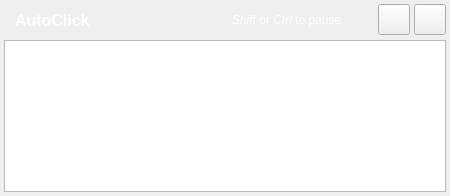
<?xml version="1.0" encoding="UTF-8"?>
<ui version="4.0">
 <class>MainWindow</class>
 <widget class="QMainWindow" name="MainWindow">
  <property name="geometry">
   <rect>
    <x>0</x>
    <y>0</y>
    <width>450</width>
    <height>196</height>
   </rect>
  </property>
  <property name="sizePolicy">
   <sizepolicy hsizetype="Expanding" vsizetype="Preferred">
    <horstretch>0</horstretch>
    <verstretch>0</verstretch>
   </sizepolicy>
  </property>
  <property name="windowIcon">
   <iconset resource="icons.qrc">
    <normaloff>:/icons/mouse-cursor.png</normaloff>:/icons/mouse-cursor.png</iconset>
  </property>
  <widget class="QWidget" name="centralWidget">
   <layout class="QVBoxLayout" name="verticalLayout">
    <property name="spacing">
     <number>4</number>
    </property>
    <property name="leftMargin">
     <number>4</number>
    </property>
    <property name="topMargin">
     <number>4</number>
    </property>
    <property name="rightMargin">
     <number>4</number>
    </property>
    <property name="bottomMargin">
     <number>4</number>
    </property>
    <item>
     <layout class="QHBoxLayout" name="horizontalLayout_3">
      <property name="spacing">
       <number>4</number>
      </property>
      <item>
       <widget class="QWidget" name="widget" native="true">
        <property name="sizePolicy">
         <sizepolicy hsizetype="MinimumExpanding" vsizetype="Preferred">
          <horstretch>0</horstretch>
          <verstretch>0</verstretch>
         </sizepolicy>
        </property>
        <layout class="QHBoxLayout" name="horizontalLayout_2">
         <property name="spacing">
          <number>0</number>
         </property>
         <property name="leftMargin">
          <number>0</number>
         </property>
         <property name="topMargin">
          <number>0</number>
         </property>
         <property name="rightMargin">
          <number>0</number>
         </property>
         <property name="bottomMargin">
          <number>0</number>
         </property>
         <item>
          <widget class="QWidget" name="titleWidget" native="true">
           <property name="styleSheet">
            <string notr="true">QWidget
{
	background-image: url(:/icons/title.png);
}

QLabel
{
	color: rgb(255, 255, 255);
}</string>
           </property>
           <layout class="QHBoxLayout" name="horizontalLayout">
            <property name="spacing">
             <number>4</number>
            </property>
            <property name="leftMargin">
             <number>0</number>
            </property>
            <property name="topMargin">
             <number>0</number>
            </property>
            <property name="rightMargin">
             <number>0</number>
            </property>
            <property name="bottomMargin">
             <number>0</number>
            </property>
            <item>
             <widget class="QLabel" name="titleIcon">
              <property name="sizePolicy">
               <sizepolicy hsizetype="Fixed" vsizetype="Preferred">
                <horstretch>0</horstretch>
                <verstretch>0</verstretch>
               </sizepolicy>
              </property>
              <property name="text">
               <string/>
              </property>
              <property name="pixmap">
               <pixmap resource="icons.qrc">:/icons/mouse-cursor.png</pixmap>
              </property>
              <property name="scaledContents">
               <bool>true</bool>
              </property>
              <property name="margin">
               <number>0</number>
              </property>
              <property name="textInteractionFlags">
               <set>Qt::NoTextInteraction</set>
              </property>
             </widget>
            </item>
            <item>
             <widget class="QLabel" name="titleLabel">
              <property name="sizePolicy">
               <sizepolicy hsizetype="MinimumExpanding" vsizetype="Preferred">
                <horstretch>0</horstretch>
                <verstretch>0</verstretch>
               </sizepolicy>
              </property>
              <property name="styleSheet">
               <string notr="true">QLabel
{
	font-weight: bold;
	font-size: 16px;
}</string>
              </property>
              <property name="text">
               <string>AutoClick</string>
              </property>
              <property name="textInteractionFlags">
               <set>Qt::NoTextInteraction</set>
              </property>
             </widget>
            </item>
            <item>
             <widget class="QLabel" name="label">
              <property name="text">
               <string>&lt;html&gt;&lt;head/&gt;&lt;body&gt;&lt;p&gt;&lt;span style=&quot; font-style:italic;&quot;&gt;Shift&lt;/span&gt; or &lt;span style=&quot; font-style:italic;&quot;&gt;Ctrl&lt;/span&gt; to pause&lt;/p&gt;&lt;/body&gt;&lt;/html&gt;</string>
              </property>
              <property name="textInteractionFlags">
               <set>Qt::NoTextInteraction</set>
              </property>
             </widget>
            </item>
           </layout>
          </widget>
         </item>
         <item>
          <widget class="QWidget" name="separatorWidget" native="true">
           <property name="sizePolicy">
            <sizepolicy hsizetype="Fixed" vsizetype="Preferred">
             <horstretch>0</horstretch>
             <verstretch>0</verstretch>
            </sizepolicy>
           </property>
           <property name="minimumSize">
            <size>
             <width>32</width>
             <height>32</height>
            </size>
           </property>
           <property name="maximumSize">
            <size>
             <width>32</width>
             <height>32</height>
            </size>
           </property>
           <property name="styleSheet">
            <string notr="true">QWidget
{
	background-image: url(:/icons/separator.png);
}</string>
           </property>
          </widget>
         </item>
        </layout>
       </widget>
      </item>
      <item>
       <widget class="QToolButton" name="timerButton">
        <property name="sizePolicy">
         <sizepolicy hsizetype="Minimum" vsizetype="Fixed">
          <horstretch>0</horstretch>
          <verstretch>0</verstretch>
         </sizepolicy>
        </property>
        <property name="maximumSize">
         <size>
          <width>51</width>
          <height>16777215</height>
         </size>
        </property>
        <property name="toolTip">
         <string>&lt;html&gt;&lt;head/&gt;&lt;body&gt;&lt;p&gt;&lt;span style=&quot; font-style:italic;&quot;&gt;Ctrl+Shift+C&lt;/span&gt;&lt;/p&gt;&lt;/body&gt;&lt;/html&gt;</string>
        </property>
        <property name="styleSheet">
         <string notr="true">QToolButton::checked
{
	background-color: qradialgradient(spread:pad, cx:0.5, cy:0.5, radius:0.75, fx:0.5, fy:0.5, stop:0.3 rgba(255, 255, 255, 255), stop:0.6 rgba(255, 255, 50, 200) stop:1.0 rgba(255, 0, 0, 150));
    border: none;
    border-radius: 3px;
};</string>
        </property>
        <property name="text">
         <string/>
        </property>
        <property name="icon">
         <iconset resource="icons.qrc">
          <normaloff>:/icons/hourglass-icon.png</normaloff>:/icons/hourglass-icon.png</iconset>
        </property>
        <property name="iconSize">
         <size>
          <width>24</width>
          <height>24</height>
         </size>
        </property>
        <property name="shortcut">
         <string>Ctrl+Shift+C</string>
        </property>
        <property name="checkable">
         <bool>true</bool>
        </property>
       </widget>
      </item>
      <item>
       <widget class="QToolButton" name="quitButton">
        <property name="sizePolicy">
         <sizepolicy hsizetype="Minimum" vsizetype="Fixed">
          <horstretch>0</horstretch>
          <verstretch>0</verstretch>
         </sizepolicy>
        </property>
        <property name="toolTip">
         <string>&lt;html&gt;&lt;head/&gt;&lt;body&gt;&lt;p&gt;&lt;span style=&quot; font-style:italic;&quot;&gt;Ctrl+Shift+X&lt;/span&gt;&lt;/p&gt;&lt;/body&gt;&lt;/html&gt;</string>
        </property>
        <property name="text">
         <string/>
        </property>
        <property name="icon">
         <iconset resource="icons.qrc">
          <normaloff>:/icons/quit.png</normaloff>:/icons/quit.png</iconset>
        </property>
        <property name="iconSize">
         <size>
          <width>24</width>
          <height>24</height>
         </size>
        </property>
        <property name="shortcut">
         <string>Ctrl+Shift+X</string>
        </property>
       </widget>
      </item>
     </layout>
    </item>
    <item>
     <widget class="QListWidget" name="ruleList">
      <property name="sizePolicy">
       <sizepolicy hsizetype="MinimumExpanding" vsizetype="Expanding">
        <horstretch>0</horstretch>
        <verstretch>0</verstretch>
       </sizepolicy>
      </property>
      <property name="horizontalScrollBarPolicy">
       <enum>Qt::ScrollBarAlwaysOff</enum>
      </property>
      <property name="selectionMode">
       <enum>QAbstractItemView::NoSelection</enum>
      </property>
     </widget>
    </item>
   </layout>
  </widget>
 </widget>
 <layoutdefault spacing="6" margin="11"/>
 <resources>
  <include location="icons.qrc"/>
 </resources>
 <connections/>
</ui>
